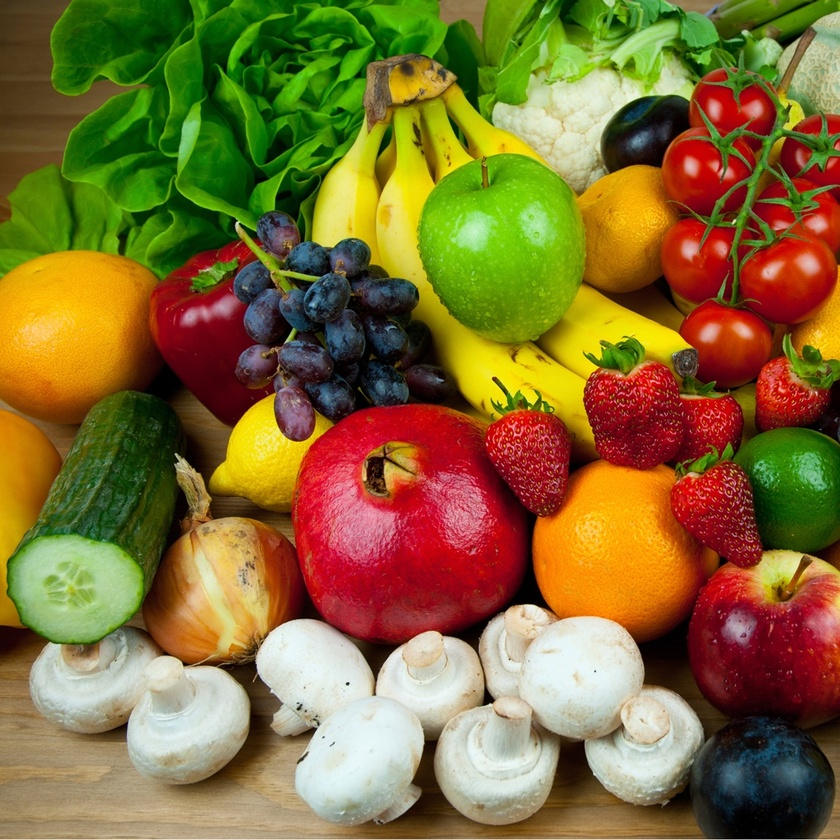
#> input picture pictures/image36.jpg, 840 x 840 px, shrunk from 1024 x 1024 before the run, found by its file name
$ jupyter execute python-exercises-solution.ipynb
#> lines starting #> are read from the running program, lines starting #| are printed output that depends on the picture
<a href="https://colab.research.google.com/github/uol-mediaprocessing/notebooks/blob/master/python-exercises-solution.ipynb" target="_parent"></a>

# Python Exercises

## 1 - Calculate the average of the following array

[cell 1]
array = [2, 6, 4, 8, 7, 3, 4]

[cell 2]
sum(array) / len(array)

## 2 - Concatenate the two following arrays.

[cell 3]
array_1 = [2, 6, 13]
array_2 = [9, 8, 12, 42]

[cell 4]
array_1 + array_2

## 3 - NumPy arrays as images

##### **3.1** Create a black image with 100x100 pixels (**numpy** array of zeros)

[cell 5]
import numpy as np
array = np.zeros((100, 100))

##### **3.2** Set the top-right 50x50 pixels of the image to white (255)

[cell 6]
array[:50, 50:] = 255

##### **3.3** Display the image with **matplotlib**

[cell 7]
import matplotlib.pyplot as plt
plt.imshow(array, cmap="gray")
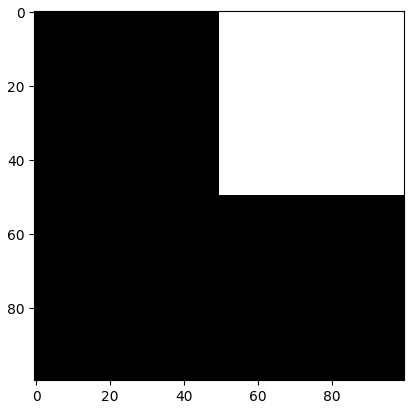
#> figure drawn by matplotlib, 1 panel

##### **3.4** Draw a circle in the center of the image (50 pixel diameter)

[cell 8]
import math
for row in range(len(array)):
    for col in range(len(array)):
        dist_from_center_row = 50 - row
        dist_from_center_col = 50 - col
        dist_from_center = math.sqrt(dist_from_center_row ** 2 + dist_from_center_col ** 2)
        if(dist_from_center < 25):
            array[row][col] = 255

[cell 9]
plt.imshow(array, cmap="gray")
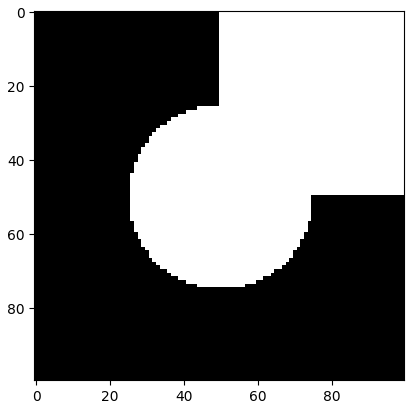
#> figure drawn by matplotlib, 1 panel

## 4 - OpenCV Images

##### **4.1** Load the image from this URL: https://raw.githubusercontent.com/uol-mediaprocessing/notebooks/master/pictures/image36.jpg

[cell 10]

import cv2
img = cv2.imread("image36.jpg")
#> img is the input picture: shape (840, 840, 3); mean B, G, R 52, 109.1, 130.9

##### **4.2** Convert the image from the BGR format to RGB

[cell 11]
img = cv2.cvtColor(img, cv2.COLOR_BGR2RGB)

##### **4.3** Display the image with **matplotlib**

[cell 12]
plt.imshow(img)

##### **4.4** Display the **red** channel in grayscale with **matplotlib**

[cell 13]
plt.imshow(img[..., 0], cmap="gray")
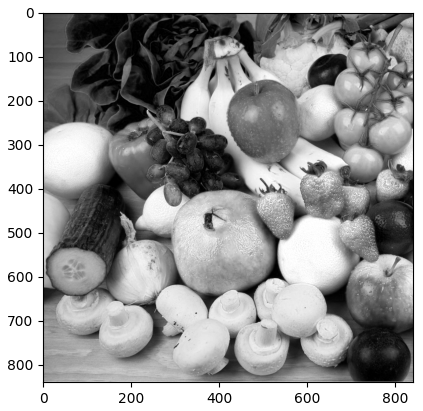
#> figure drawn by matplotlib, 1 panel

$ run again, with pictures/image14.png saved as pictures/image36.jpg
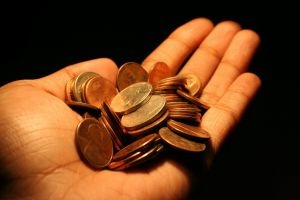
#> input picture pictures/image14.png, 300 x 200 px, found by its file name
#> img is the input picture: shape (200, 300, 3); mean B, G, R 27, 58, 101.2
#> `[cell 13] plt.imshow(img[..., 0], cmap="gray")`:
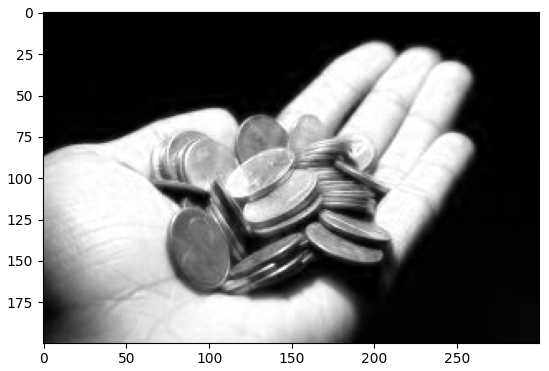
#> figure drawn by matplotlib, 1 panel

$ run again, with pictures/image15.png saved as pictures/image36.jpg
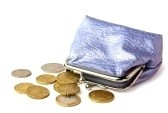
#> input picture pictures/image15.png, 168 x 113 px, found by its file name
#> img is the input picture: shape (113, 168, 3); mean B, G, R 216, 215.7, 218.5
#> `[cell 13] plt.imshow(img[..., 0], cmap="gray")`:
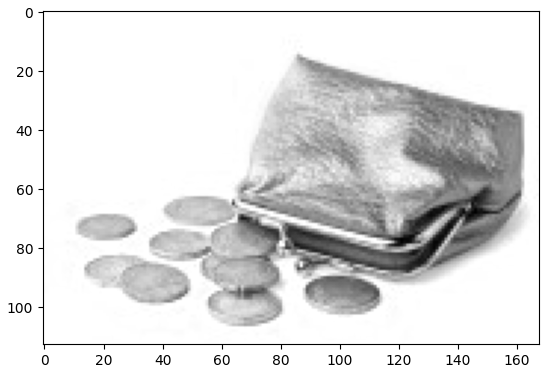
#> figure drawn by matplotlib, 1 panel
